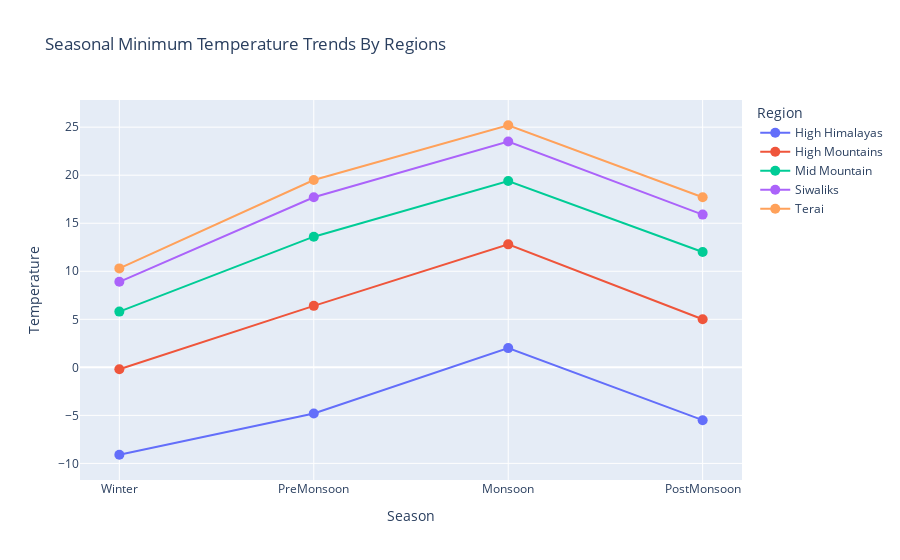

Notebook code cell kept with this figure:
### Code cell
season=["Winter","PreMonsoon","Monsoon","PostMonsoon"]

all_data=[]

for region in physiographic_data["Physiographic Region"].unique():
    subset=physiographic_data[physiographic_data["Physiographic Region"]==region]
    
    temperature_values=[
        subset["MinTemp_Winter"].values[0],
        subset["MinTemp_PreMonsoon"].values[0],
        subset["MinTemp_Monsoon"].values[0],
        subset["MinTemp_PostMonsoon"].values[0],

    ]

    df_min=pd.DataFrame({
        'Season':season,
        'Temperature':temperature_values,
        'Region':[region]*len(season)
    })

    all_data.append(df_min)

combined_data=pd.concat(all_data, ignore_index=True)

fig=px.line(combined_data,x='Season',y='Temperature',color='Region',markers=True,
            title='Seasonal Minimum Temperature Trends By Regions',
            hover_data={'Season':True,'Temperature':True,'Region':True})

fig.update_traces(marker=dict(size=10),line=dict(width=2))

fig.update_layout(
    xaxis=dict(showgrid=True),
    yaxis=dict(showgrid=True)
)

fig.show()

### Figure 1 — Plotly figure (JSON) as saved in the notebook; plotly's stock layout.template omitted (floating-point values rounded to 4 significant figures)
{"data": [{"customdata": [["High Himalayas"], ["High Himalayas"], ["High Himalayas"], ["High Himalayas"]], "hovertemplate": "Region=%{customdata[0]}<br>Season=%{x}<br>Temperature=%{y}<extra></extra>", "legendgroup": "High Himalayas", "line": {"color": "#636efa", "dash": "solid", "width": 2}, "marker": {"size": 10, "symbol": "circle"}, "mode": "lines+markers", "name": "High Himalayas", "orientation": "v", "showlegend": true, "type": "scatter", "x": ["Winter", "PreMonsoon", "Monsoon", "PostMonsoon"], "xaxis": "x", "y": [-9.1, -4.8, 2, -5.5], "yaxis": "y"}, {"customdata": [["High Mountains"], ["High Mountains"], ["High Mountains"], ["High Mountains"]], "hovertemplate": "Region=%{customdata[0]}<br>Season=%{x}<br>Temperature=%{y}<extra></extra>", "legendgroup": "High Mountains", "line": {"color": "#EF553B", "dash": "solid", "width": 2}, "marker": {"size": 10, "symbol": "circle"}, "mode": "lines+markers", "name": "High Mountains", "orientation": "v", "showlegend": true, "type": "scatter", "x": ["Winter", "PreMonsoon", "Monsoon", "PostMonsoon"], "xaxis": "x", "y": [-0.2, 6.4, 12.8, 5], "yaxis": "y"}, {"customdata": [["Mid Mountain"], ["Mid Mountain"], ["Mid Mountain"], ["Mid Mountain"]], "hovertemplate": "Region=%{customdata[0]}<br>Season=%{x}<br>Temperature=%{y}<extra></extra>", "legendgroup": "Mid Mountain", "line": {"color": "#00cc96", "dash": "solid", "width": 2}, "marker": {"size": 10, "symbol": "circle"}, "mode": "lines+markers", "name": "Mid Mountain", "orientation": "v", "showlegend": true, "type": "scatter", "x": ["Winter", "PreMonsoon", "Monsoon", "PostMonsoon"], "xaxis": "x", "y": [5.8, 13.6, 19.4, 12], "yaxis": "y"}, {"customdata": [["Siwaliks"], ["Siwaliks"], ["Siwaliks"], ["Siwaliks"]], "hovertemplate": "Region=%{customdata[0]}<br>Season=%{x}<br>Temperature=%{y}<extra></extra>", "legendgroup": "Siwaliks", "line": {"color": "#ab63fa", "dash": "solid", "width": 2}, "marker": {"size": 10, "symbol": "circle"}, "mode": "lines+markers", "name": "Siwaliks", "orientation": "v", "showlegend": true, "type": "scatter", "x": ["Winter", "PreMonsoon", "Monsoon", "PostMonsoon"], "xaxis": "x", "y": [8.9, 17.7, 23.5, 15.9], "yaxis": "y"}, {"customdata": [["Terai"], ["Terai"], ["Terai"], ["Terai"]], "hovertemplate": "Region=%{customdata[0]}<br>Season=%{x}<br>Temperature=%{y}<extra></extra>", "legendgroup": "Terai", "line": {"color": "#FFA15A", "dash": "solid", "width": 2}, "marker": {"size": 10, "symbol": "circle"}, "mode": "lines+markers", "name": "Terai", "orientation": "v", "showlegend": true, "type": "scatter", "x": ["Winter", "PreMonsoon", "Monsoon", "PostMonsoon"], "xaxis": "x", "y": [10.3, 19.5, 25.2, 17.7], "yaxis": "y"}], "layout": {"legend": {"title": {"text": "Region"}, "tracegroupgap": 0}, "title": {"text": "Seasonal Minimum Temperature Trends By Regions"}, "xaxis": {"anchor": "y", "domain": [0, 1], "showgrid": true, "title": {"text": "Season"}}, "yaxis": {"anchor": "x", "domain": [0, 1], "showgrid": true, "title": {"text": "Temperature"}}}}
